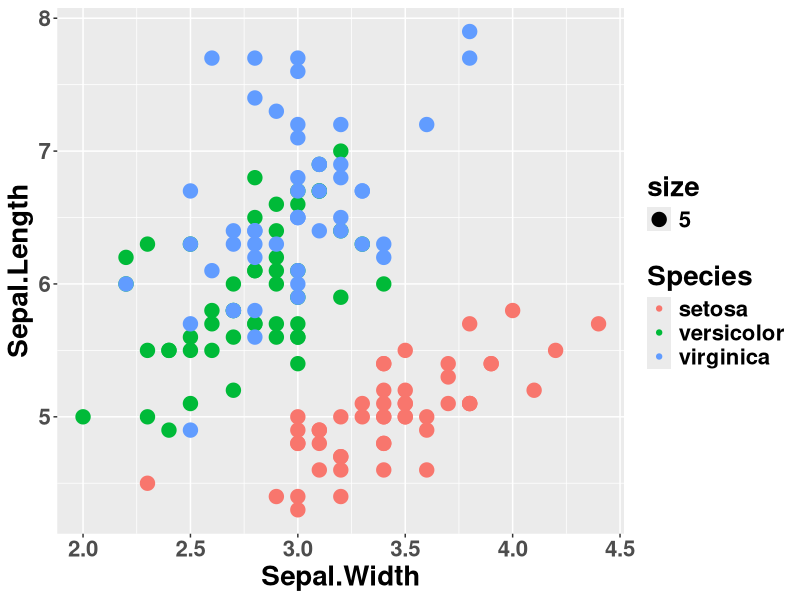
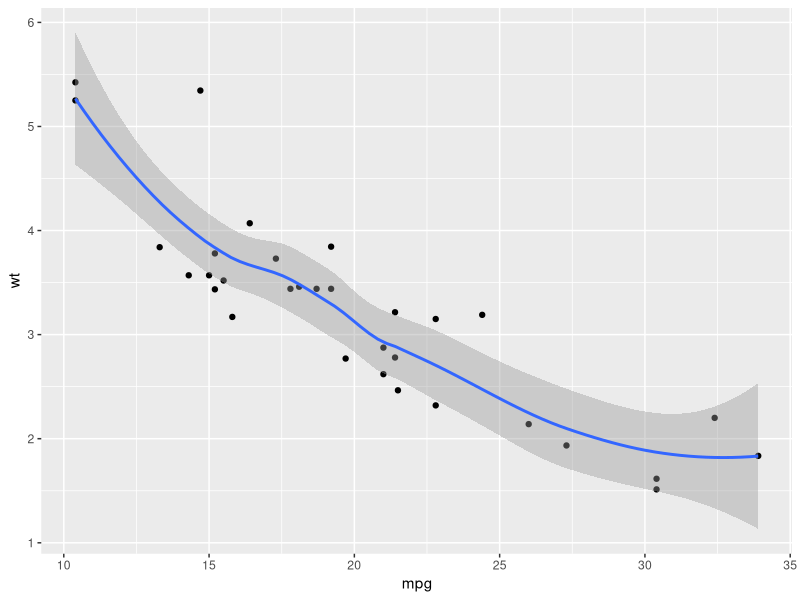

Write the R code that produced these figures, in order.
## ---- chunk 1
knitr::opts_chunk$set(
  collapse = TRUE,
  comment = "#>",
  fig.path = "README-"
)
## ---- chunk 2
library(ggplot2)
## ---- chunk 3
ggplot(iris)+geom_point(aes(Sepal.Width,Sepal.Length,colour=Species,size=5))+theme(text=element_text(size=20,face="bold"))
# gg iris + point Sepal.W Sepal.L col=Spec siz=Petal.W + theme text: size=20 face="bold"
## ---- chunk 4
ggplot(mtcars) + geom_point(aes(x=mpg, y=wt)) + geom_smooth(aes(x=mpg, y=wt), method='loess')
